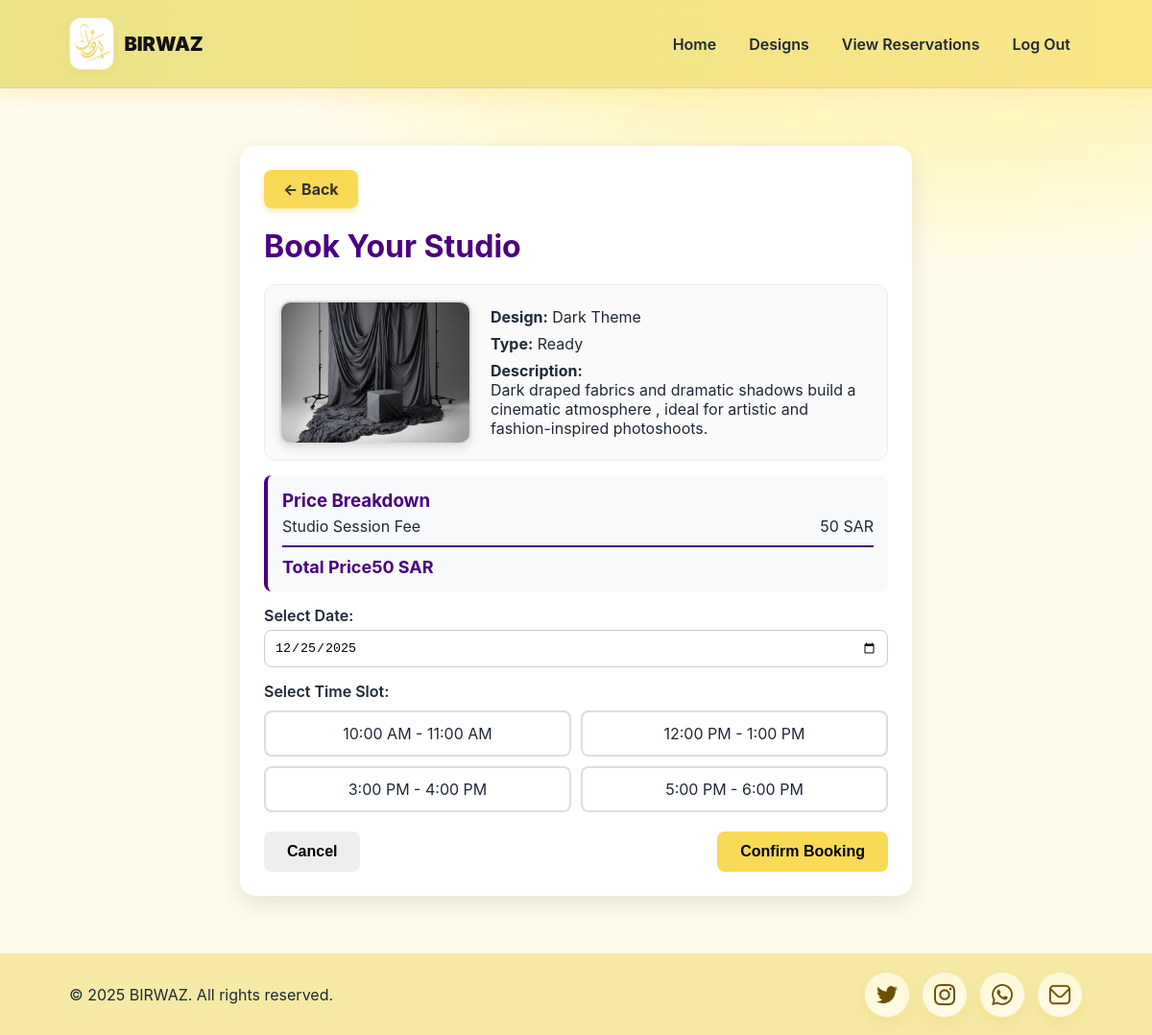
Page /birwasproject/booking.php?design_id=339 (signed in) on the committed database.
### tables this page shows
CREATE TABLE `design` (
  `DesignID` int(10) UNSIGNED NOT NULL,
  `Name` text NOT NULL,
  `Description` text,
  `Image_URL` text NOT NULL,
  `Type` varchar(10) NOT NULL DEFAULT 'Ready'
);

### birwasproject/Booking.php (the view, shortened to what this page needs)
<?php
$conn = getDBConnection();
$design_id = $_GET['design_id'] ?? $_SESSION['last_design_id'] ?? null;
$design_data = null;
$total_cost = 50;
if ($design_id) {
    $stmt = $conn->prepare("SELECT * FROM design WHERE DesignID = ?");
    $stmt->bind_param("i", $design_id);
    $stmt->execute();
    $design_result = $stmt->get_result();
    $design_data = $design_result->fetch_assoc();
}
$available_times = ['10:00 AM - 11:00 AM', '12:00 PM - 1:00 PM', '3:00 PM - 4:00 PM', '5:00 PM - 6:00 PM'];
?>
<!DOCTYPE html>
<html lang="en">
    <head>
    </head>
    <body>
        <header>
            <div class="container nav">
                <a class="brand" href="homeUser.php">
                    <img src="images/logo1.png" alt="BIRWAZ logo">
                    <strong>BIRWAZ</strong>
                </a>
                <nav class="links">
                    <a href="homeUser.php">Home</a>
                    <a href="Designs.php">Designs</a>
                    <a href="viewReservations.php">View Reservations</a>
                    <a href="logout.php">Log Out</a>
                </nav>
            </div>
        </header>
        <main>
            <div class="booking-container">
                <a href="javascript:history.back()" class="back-btn">← Back</a>
                <h1>Book Your Studio</h1>
<?php if ($design_data): ?>
                    <div class="preview-box">
                        <div class="preview-content">
    <?php if ($design_data['Image_URL']): ?>
                                <div class="design-preview" style="background-image:url('uploads/<?= $design_data['Image_URL'] ?>')"></div>
                            <?php else: ?>
                                <div class="design-placeholder">Design Preview</div>
                            <?php endif; ?>
                            <div class="preview-text">
                                <p><strong>Design:</strong> <?= htmlspecialchars($design_data['Name']) ?></p>
                                <p><strong>Type:</strong> <?= htmlspecialchars($design_data['Type']) ?></p>
                                <p><strong>Description:</strong><br><?= nl2br(htmlspecialchars($design_data['Description'])) ?></p>
                            </div>
                        </div>
                    </div>
                    <div class="price-details">
                        <h3 style="margin-top: 0; color: #4B0082;">Price Breakdown</h3>
                        <div class="price-item"><span>Studio Session Fee</span><span>50 SAR</span></div>
                        <div class="price-total"><span>Total Price</span><span><?= $total_cost ?> SAR</span></div>
                    </div>
<?php else: ?>
                    <div style="background: #fff3cd; color: #856404; padding: 15px; border-radius: 8px; margin: 20px 0;">
                        ❌ No design selected. Please go back and choose a design first.
                    </div>
<?php endif; ?>
                <form id="bookingForm" method="POST" >
                    <label for="date">Select Date:</label>
                    <input type="date" id="date" name="date" required>
                    <label for="time">Select Time Slot:</label>
                    <div class="time-slots" id="timeSlots">
<?php foreach ($available_times as $time): ?>
                            <div class="time-slot" data-time="<?= $time ?>"><?= $time ?></div>
                        <?php endforeach; ?>
                    </div>
                    <div class="buttons">
                        <button type="button" class="cancel" onclick="showCancelConfirmation()">Cancel</button>
                        <button type="submit" class="confirm" <?= !$design_data ? 'disabled' : '' ?>>Confirm Booking</button>
                    </div>
                </form>
            </div>
        </main>
        <footer>
            <div class="footer-inner">
                <div class="copy">© 2025 BIRWAZ. All rights reserved.</div>
                <div class="socials">
                    <a href="https://twitter.com" target="_blank"><img src="images/twitter.png" alt="Twitter"></a>
                    <a href="https://instagram.com" target="_blank"><img src="images/instagram.png" alt="Instagram"></a>
                    <a href="https://wa.me" target="_blank"><img src="images/whatsapp.png" alt="WhatsApp"></a>
                    <a href="mailto:birwaz@gmail.com" target="_blank"><img src="images/email.png" alt="Email"></a>
                </div>
            </div>
        </footer>
    </body>
</html>

### birwasproject/Booking.php (style rules this page uses)
* { box-sizing: border-box; margin: 0; }
body { font-family: Inter, system-ui, Arial, sans-serif; color: #1f2937; background: radial-gradient(1200px 600px at 80% -10%, #fff 0%, #fff6bf 40%, #fffbeb 65%); }
a { color: inherit; text-decoration: none; }
.container { max-width: 1100px; margin: auto; padding: 18px 22px; }
header { background: linear-gradient(90deg, #EBE389, #fae588); border-bottom: 1px solid rgba(0,0,0,.05); box-shadow: 0 6px 20px rgba(245,158,11,.15); }
.nav { display: flex; align-items: center; justify-content: space-between; min-height: 64px; }
.brand { display: flex; align-items: center; gap: 10px; }
.brand img { height: 55px; background: #fff; padding: 1px; border-radius: 12px; border: 1px solid #f1e9b6; box-shadow: 0 4px 10px rgba(245,158,11,.12); }
.brand strong { font-weight: 900; color: #111; font-size: clamp(18px, 2.4vw, 20px); }
.links { display: flex; gap: 8px; flex-wrap: wrap; }
.links a { padding: 8px 12px; border-radius: 12px; font-weight: 600; border: 1px solid transparent; transition: .2s; }
.booking-container { max-width: 700px; background: #fff; margin: 60px auto; border-radius: 16px; padding: 25px; box-shadow: 0 8px 25px rgba(0,0,0,0.1); }
.back-btn { padding: 10px 20px; background-color: #F9DA57; color: #333; font-weight: 700; border-radius: 8px; box-shadow: 0 4px 6px rgba(249,218,87,0.4); transition: background-color 0.2s, transform 0.2s; display: inline-block; margin-bottom: 20px; }
h1 { color: #4B0082; }
label { display: block; margin: 15px 0 5px; font-weight: 600; text-align: left; }
input, select { width: 100%; padding: 10px; border-radius: 8px; border: 1px solid #ccc; }
.preview-box { margin-top: 20px; border: 1px solid #eee; border-radius: 12px; padding: 15px; background-color: #fafafa; }
.preview-content { display: flex; align-items: center; gap: 20px; text-align: left; }
.design-preview { width: 200px; height: 150px; border-radius: 12px; box-shadow: 0 4px 10px rgba(0,0,0,0.1); border: 2px solid #ddd; background-size: cover; background-position: center; }
.preview-text { flex: 1; }
.preview-text p { margin: 8px 0; font-size: 16px; }
.buttons { margin-top: 20px; display: flex; justify-content: space-between; }
button { padding: 12px 24px; border: none; border-radius: 8px; font-size: 16px; cursor: pointer; font-weight: 600; transition: 0.2s; }
.confirm { background-color: #F9DA57; }
.cancel { background-color: #eee; }
.price-details { background: #f8f9fa; border-radius: 8px; padding: 15px; margin-top: 15px; border-left: 4px solid #4B0082; }
.price-item { display: flex; justify-content: space-between; margin: 5px 0; }
.price-total { border-top: 2px solid #4B0082; margin-top: 10px; padding-top: 10px; font-weight: bold; font-size: 18px; color: #4B0082; }
.time-slots { display: grid; grid-template-columns: repeat(2, 1fr); gap: 10px; margin-top: 10px; }
.time-slot { padding: 12px; border: 2px solid #ddd; border-radius: 8px; text-align: center; cursor: pointer; transition: all 0.3s; }
footer { background:#f6eaa6; border-top:1px solid #f1e9b6; margin-top:50px; }
.footer-inner { max-width:1100px; margin:auto; padding:18px 22px; display:flex; align-items:center; justify-content:space-between; flex-wrap:wrap; }
.socials { display:flex; gap:12px; align-items:center; }
.socials a { width:48px; height:48px; border-radius:50%; display:grid; place-items:center; background: linear-gradient(180deg,#fff8d6,#fffbe6); border:1px solid #f1e9b6; box-shadow:0 6px 14px rgba(245,158,11,.12); transition:transform .15s ease, box-shadow .15s ease, background .2s ease; }
.socials img { width:22px; height:22px; object-fit:contain; }

### rows in the picture
design: Image_URL (picture), Name "Dark Theme", Type "Ready", Description "Dark draped fabrics and dramatic shadows build a cinematic atmosphere , ideal for artistic and fashion-inspired photoshoots."

### other values in the picture
$total_cost "50"
